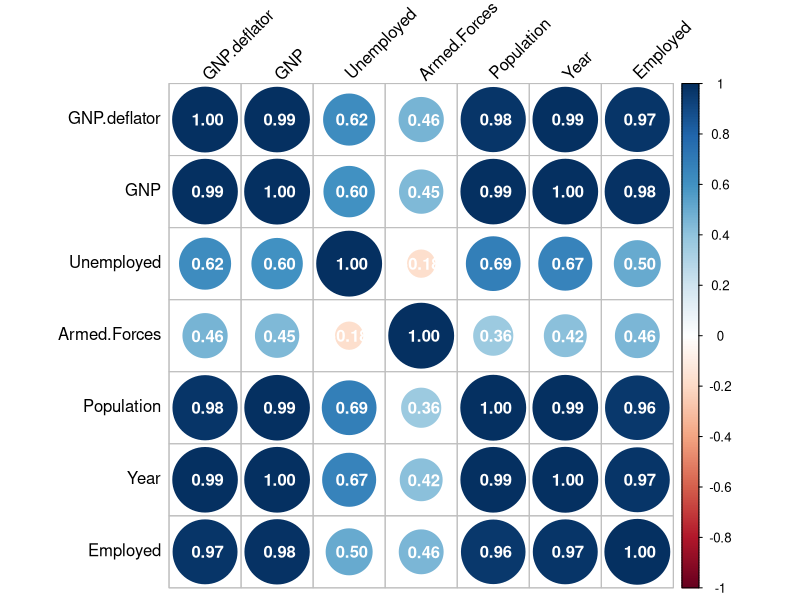
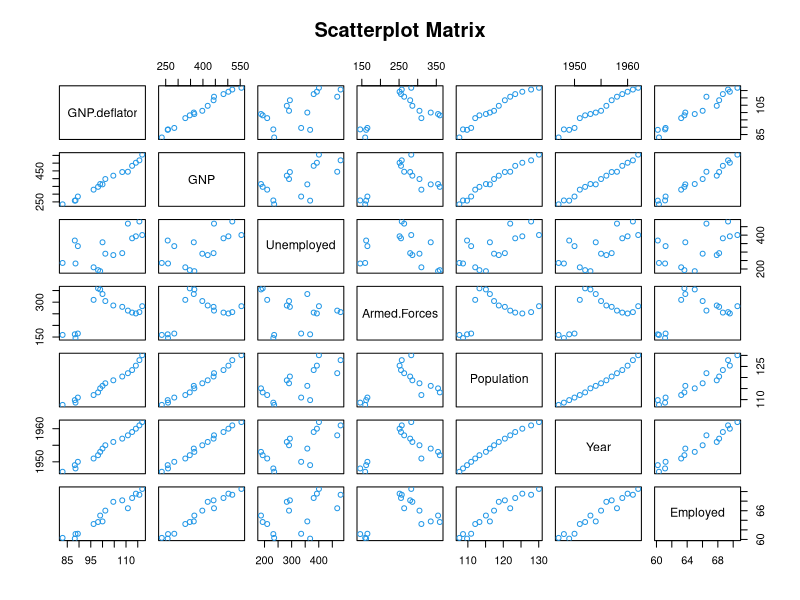
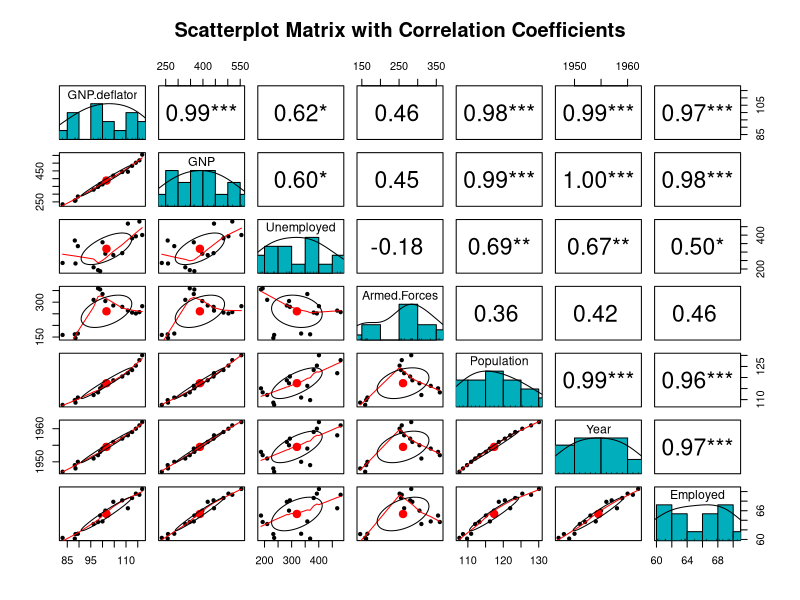
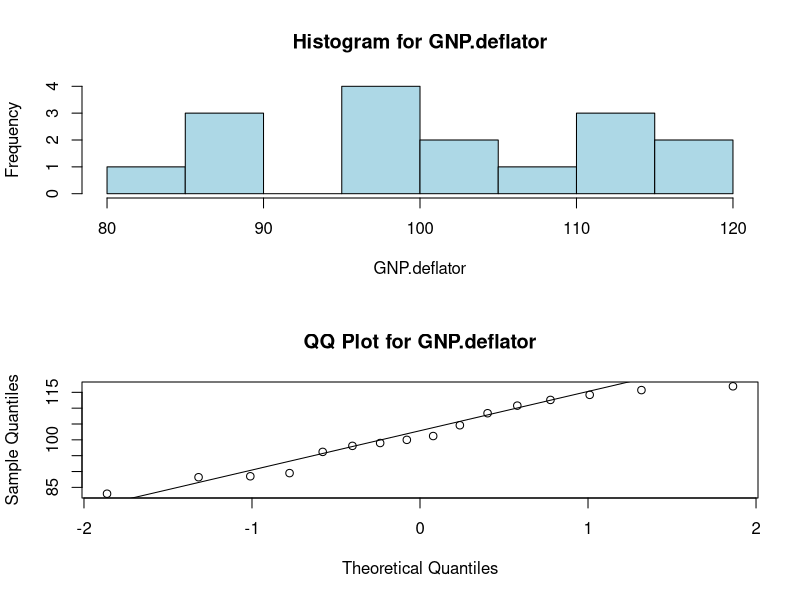
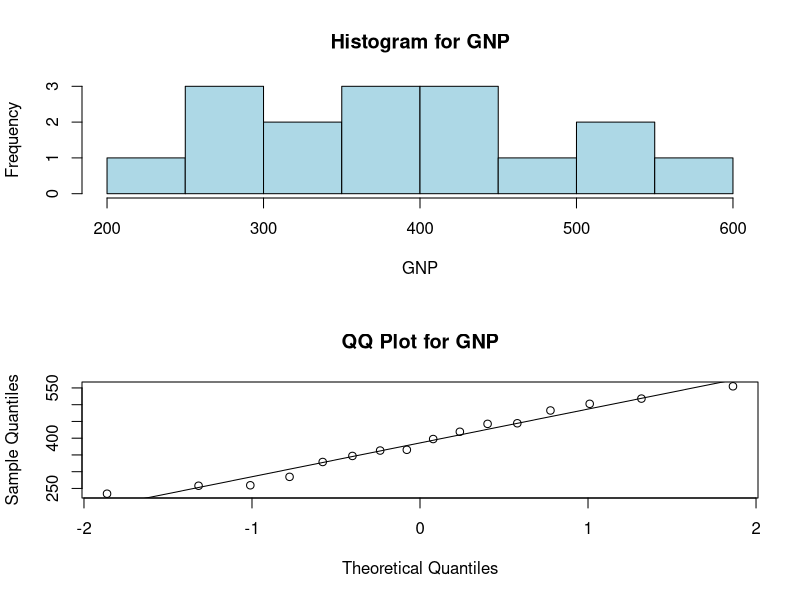
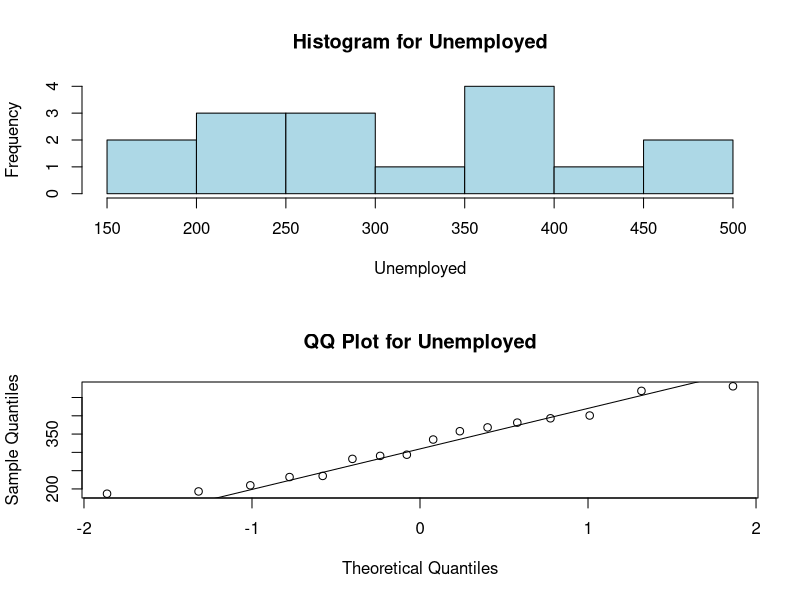
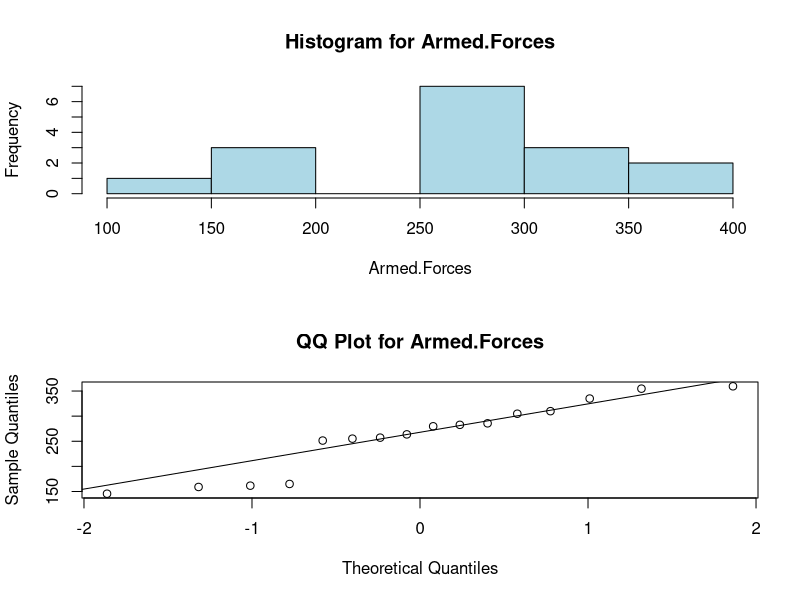
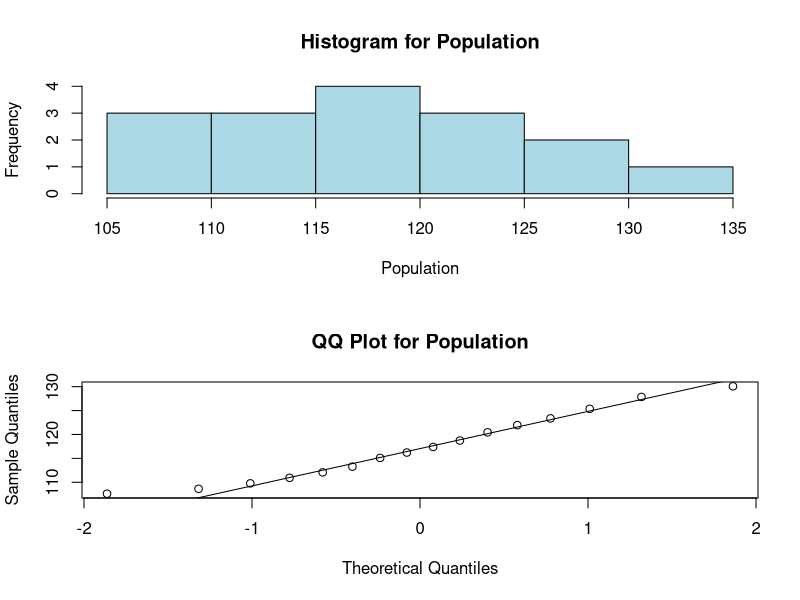

Reproduce these figures in R, in order.
# lab8_theory.R

# correalation

cor(5:15, 7:17)
cor(5:15, c(7:16, 23))
cor(5:15, c(7:16, 23), method = "spearman")

# task 8.2.1
library("psych")
library("corrplot")
library("ggplot2")
# lets check the longley dataset

# amount of variables in the dataset
length(longley)
# amout of rows in the dataset
nrow(longley)
describe(longley)

cor_matrix <- cor(longley)
corrplot(cor_matrix, method = "circle", addCoef.col = "white", tl.col = "black", tl.srt = 45)

pairs(longley[, sapply(longley, is.numeric)], main = "Scatterplot Matrix", col="4")

pairs.panels(longley[, sapply(longley, is.numeric)],
             method = "pearson", # correlation method
             hist.col = "#00AFBB", # color of the histogram
             density = TRUE,  # show density plots
             ellipses = TRUE, # show ellipses of bivariate normality
             stars = TRUE,    # show significance stars
             main = "Scatterplot Matrix with Correlation Coefficients")

# lets test the normality of the data
shapiro_results <- lapply(longley, shapiro.test)
print(shapiro_results)

par(mfrow = c(2, 1))
for(column in colnames(longley)) {
  hist(longley[[column]], main = paste("Histogram for", column), xlab = column, col = "lightblue")
  qqnorm(longley[[column]], main = paste("QQ Plot for", column))
  qqline(longley[[column]])
}


# task 8.2.2
# random numbers in the exponential distribution
x <- rexp(50)
cor(x, log(x), method = "pearson") # this method is not suitable for the exponential distribution
cor(x, log(x), method = "spearman")


# check the hipotesis about the equality of 0 to the correlation coefficient
x <- rnorm(50)
y <- rnorm(50, mean = 2, sd = 1)
cor.test(x, y)

cor.test(x, 2 * x)


# task 8.3 some methods of the correlation visualization

par(mfrow = c(1, 1))
symnum(cor(longley))

if (!require("ellipse")) install.packages("ellipse")
library("ellipse")
plotcorr(cor(longley), col=2, type="full", mar=c(0, 0, 3, 0), main="Correlation plot")


# task 8.4 regression analysis

fit <- lm(weight ~ height, data = women)
fit
summary(fit)
fitted(fit)
residuals(fit)

plot(women$height,women$weight, xlab="Рост (дюймы)",
     ylab="Вес(фунты)",col="blue"); abline(fit, col="red")



fit2 <- lm(weight ~ height + I(height^2), data=women)
fit2
summary(fit2)
plot(women$height,women$weight,xlab="Рост (дюймы)", ylab="Вес(фунты)",col="10");
lines(women$height,fitted(fit2), col="20")


states <- as.data.frame(state.x77[,c("Murder", "Population",
                                     "Illiteracy", "Income", "Frost")])
states
cor(states)

if (!require('car')) install.packages('car')
library('car')

scatterplotMatrix(states, spread=FALSE, lty.smooth=2, main="Матрица диаграмм рассеяния")

fit <- lm(Murder ~ Population + Illiteracy + Income + Frost, data=states)

summary(fit)
